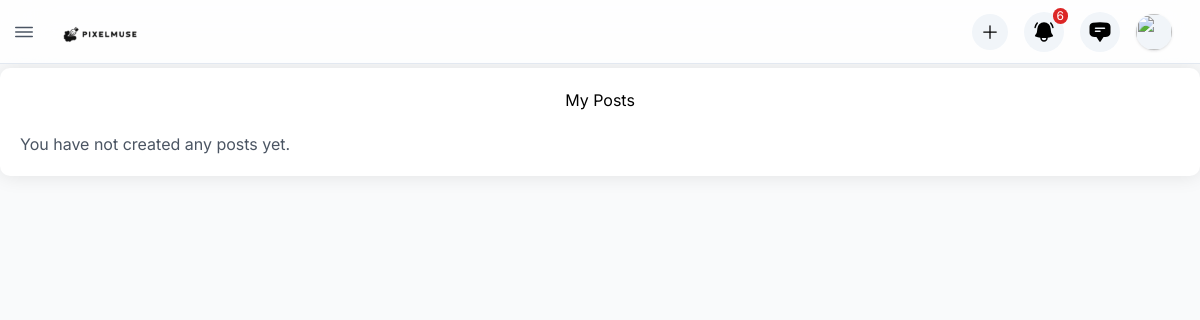
The app's page /posts/my_posts/ (signed in), older data.
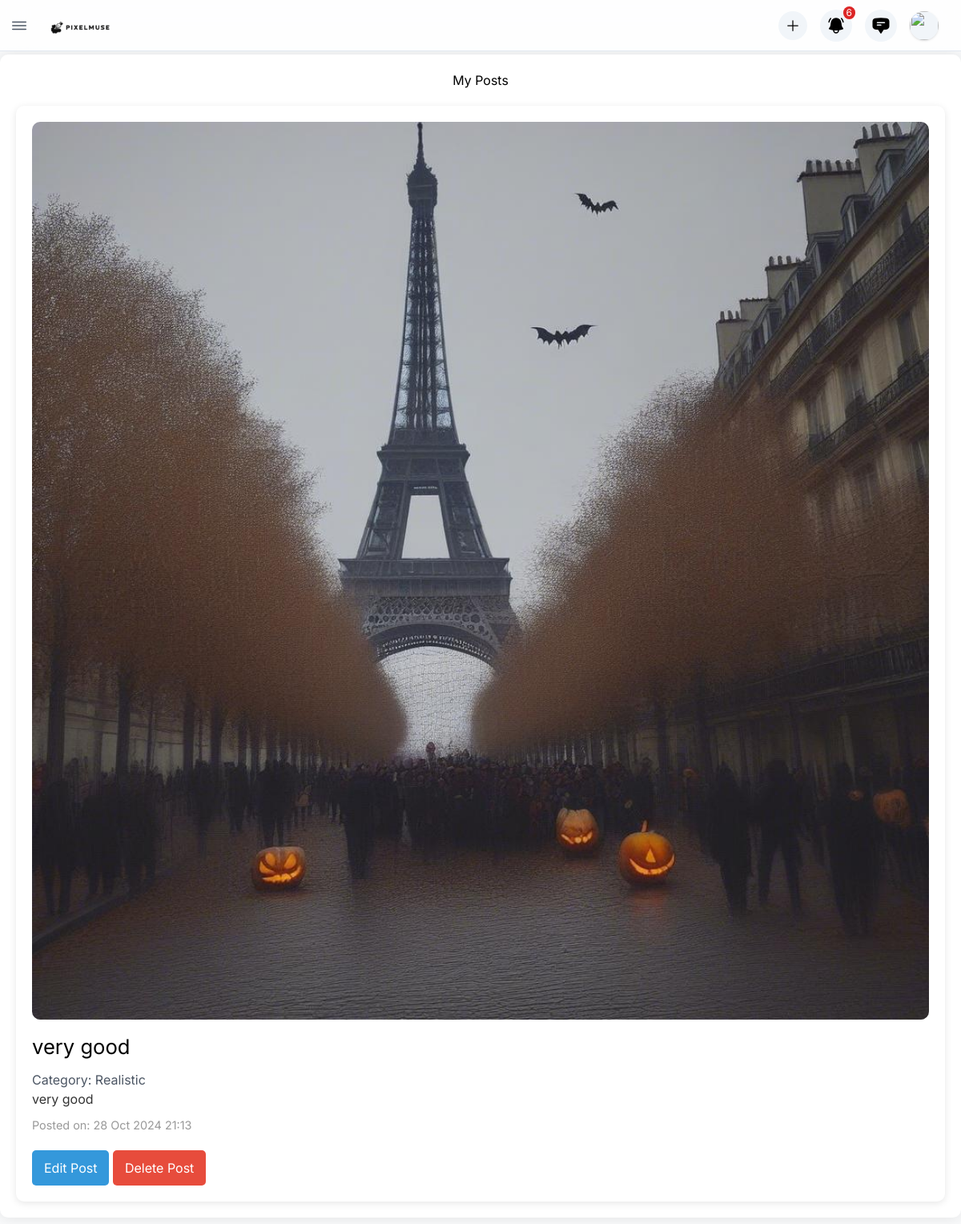
The same page, newer data.
### posts/models.py (models this page shows, shortened)
class Post(models.Model):
    author = models.ForeignKey(settings.AUTH_USER_MODEL, on_delete=models.CASCADE, default=1)
    title = models.CharField(max_length=200, blank=False)
    content = models.TextField(blank=False)
    image = models.ImageField(upload_to='post_images/', blank=False, null=True)
    created_at = models.DateTimeField(auto_now_add=True)
    category = models.ForeignKey(Category, on_delete=models.CASCADE, related_name='posts', default=1)  # Replace 1 with your actual default category ID

### category/models.py (models this page shows, shortened)
class Category(models.Model):
    name = models.CharField(max_length=100, unique=True)

### posts/views.py (the view)
# urls.py: path('my_posts/', views.my_posts, name='my_posts'),
@login_required
def my_posts(request):
    posts = Post.objects.filter(author=request.user).order_by('-created_at').select_related('category')
    return render(request, 'posts/myPosts.html', {'posts': posts})

### templates/posts/myPosts.html (shortened to what this page needs)
{% extends "index.html" %}
{% load static %}
{% block content %}
<main>
    <br><br>
    <link rel="stylesheet" href="https://cdnjs.cloudflare.com/ajax/libs/font-awesome/5.15.3/css/all.min.css">
    <link rel="stylesheet" href="{% static 'css/posts/myposts.css' %}">
    <div class="container">
        <h1>My Posts</h1>
        <div class="post-grid">
            {% for post in posts %}
                <div class="post-card">
                    {% if post.image %}
                        <img src="{{ post.image.url }}" alt="{{ post.title }}" class="post-image">
                    {% endif %}
                    <h2 class="post-title">{{ post.title }}</h2>
                    <p class="post-category">Category: {{ post.category.name }}</p>
                    <p class="post-content">{{ post.content|truncatewords:30 }}</p>
                    <p class="post-date">Posted on: {{ post.created_at|date:"d M Y H:i" }}</p>
                    <a href="{% url 'post_update' post.pk %}" class="btn">Edit Post</a>
                    <a href="javascript:void(0);" class="btn btn-delete" onclick="showModal('{{ post.pk }}');">Delete Post</a>
                </div>
            {% empty %}
                <p>You have not created any posts yet.</p>
            {% endfor %}
        </div>
    </div>
</main>
{% endblock %}

Row changes from the older to the newer data that the page shows:
added Post: image (picture), title "very good", category.name "Realistic", content "very good", created_at "28 Oct 2024 21:13"
Text that changed along with them:
text no longer shown: "You have not created any posts yet."
